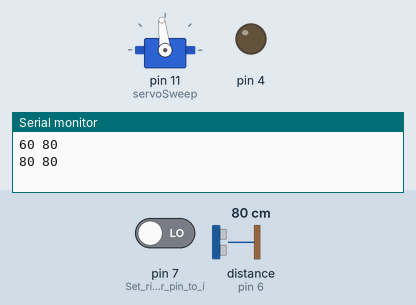
Simulated run of this sketch. Board: Arduino Uno, built with avr-gcc and run on an emulated ATmega328P. On the bench: servo, output pins drawn as LEDs (lit = HIGH), the last lines printed to the serial monitor. Wiring (inferred from the names in the program): ultrasonic range finder: trigger pin 6; echo pin 6. The inputs (shaded band) are chosen by the test bench; at power-on: pin 7 (Set_right_sensor_pin_to_i) LOW, distance to the obstacle (sensor on pin 6) 80 cm. The echo pulse lasts 58.3 µs per cm.

Above: at 2.8 s.
2.9 s: pin 7 (Set_right_sensor_pin_to_i) driven HIGH
At 3.8 s:
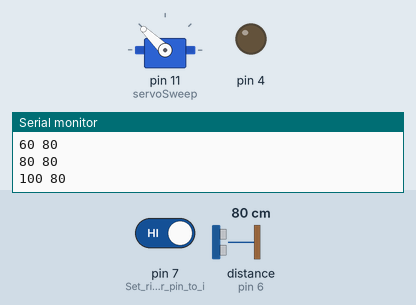
7.1 s: pin 7 (Set_right_sensor_pin_to_i) driven LOW
At 7.1 s:
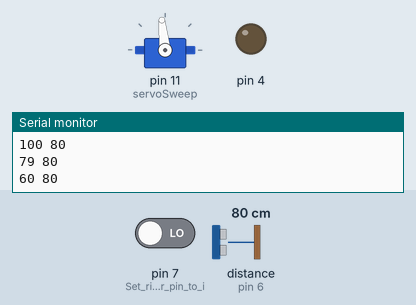
8.6 s: pin 7 (Set_right_sensor_pin_to_i) driven HIGH
At 9.7 s:
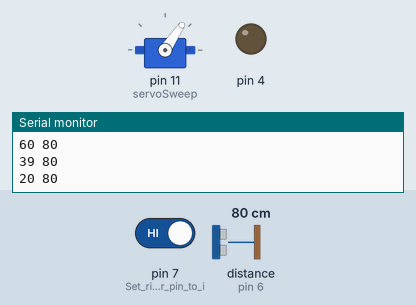
Timing chart, 0 to 15.5 s (numbered marks = the images above; inputs shaded):
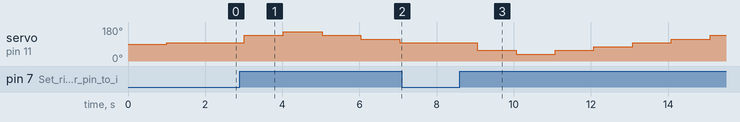

The sketch:

DescreteMotion.ino
```cpp
// VISIBILITY_SLIZES_1_SONAR
// Scan sourounding with one sonar and keep track of the
// direction of the readings. Later bundle them together into
// three main visibility slizes (as in task 1)
//////////// Constants  ////////////////////////////////////////
const double scanPeriod = 2000;      //The temporal length of a sweep
const int sweepCenter = 96;          //middle position of arm
const int sweepAmplitude = 60;       //sweepangle from centre
const int sonarPin = 6;
const double pi = 3.14159265358979;

////////////  Motors  /////////////////////////////////////////////////////
#include <Servo.h>                           // Include servo library
Servo servoSweep;

////////////  Variables  /////////////////////////////////////////////////////
long readingFromAngle[2*sweepAmplitude+1] = {0}; //"+1" if floor(140.0)
int currState = 1;
int iteration = 0;
double rightRead;            // slice value right
double centreRead;           // ...centre...
double leftRead;             // ...right...
long sonarReading = 0;

void setup(){                                // Built-in initialization block
  pinMode(7, INPUT);                         // Set right sensor pin to input
  pinMode(5, INPUT);                         // Set left sensor pin to input
  pinMode(4, OUTPUT);

  servoSweep.attach(11);
  Serial.begin(9600);
}

void loop(){
  delay(1000);
  double sonarDecay = 1;
  int angleOffset = -500;

  sonarReading = (1-sonarDecay)*sonarReading + sonarDecay*readSonar(sonarPin);

  double angle = sweepCenter +
                     sweepAmplitude*asin(sin(double(2*pi*iteration)/12))*2/pi;
  iteration = iteration + 1;

  servoSweep.write(digitalRead(7) ? angle : sweepCenter);

  int angleOut = floor(angle)+sweepAmplitude-sweepCenter;
  readingFromAngle[angleOut] = sonarReading;

  Serial.print(angleOut);
  Serial.print(" ");
  Serial.println(sonarReading);
}

long readSonar(int pin) {
  // establish variables for duration of the ping,
  // and the distance result in inches and centimeters:
  long duration, cm;

  // The PING))) is triggered by a HIGH pulse of 2 or more microseconds.
  // Give a short LOW pulse beforehand to ensure a clean HIGH pulse:
  pinMode(pin, OUTPUT);
  digitalWrite(pin, LOW);
  delayMicroseconds(2);
  digitalWrite(pin, HIGH);
  delayMicroseconds(5);
  digitalWrite(pin, LOW);

  // The same pin is used to read the signal from the PING))): a HIGH
  // pulse whose duration is the time (in microseconds) from the sending
  // of the ping to the reception of its echo off of an object.
  pinMode(pin, INPUT);
  duration = pulseIn(pin, HIGH);

  // convert the time into a distance
  cm = microsecondsToCentimeters(duration);

  return cm;
}

long microsecondsToCentimeters(long microseconds)
{
  // The speed of sound is 340 m/s or 29 microseconds per centimeter.
  // The ping travels out and back, so to find the distance of the
  // object we take half of the distance travelled.
  return microseconds / 29 / 2;
}
```

Measured:
- after the input at 2.9 s, servo on pin 11 (servoSweep): 96° → 136° after 0.12 s, → 156° 1.0 s later, → 136° 1.0 s later, → 115° 1.0 s later, … (5 changes in this stretch)
- after the input at 7.1 s, servo on pin 11 (servoSweep): stays 96° (without the input it goes to 75° after 0.95 s)
- after the input at 8.6 s, servo on pin 11 (servoSweep): 96° → 56° after 0.46 s, → 36° 1.0 s later, → 56° 1.0 s later, → 76° 1.0 s later, … (7 changes in this stretch)
